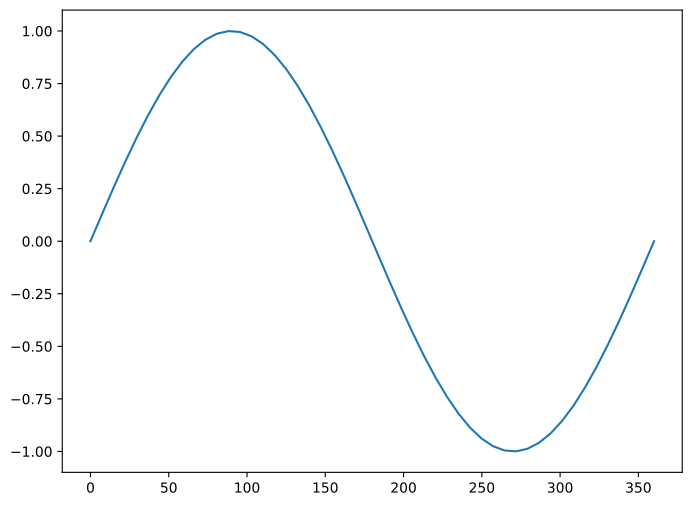

Source code (Python):
import pyarts3 as pyarts
import numpy as np

# Create a simple vector
x = np.linspace(0, 2*np.pi, 50)
vec = pyarts.arts.Vector(np.sin(x))

pyarts.plots.Vector.plot(vec, xgrid=pyarts.arts.convert.rad2deg(x))
